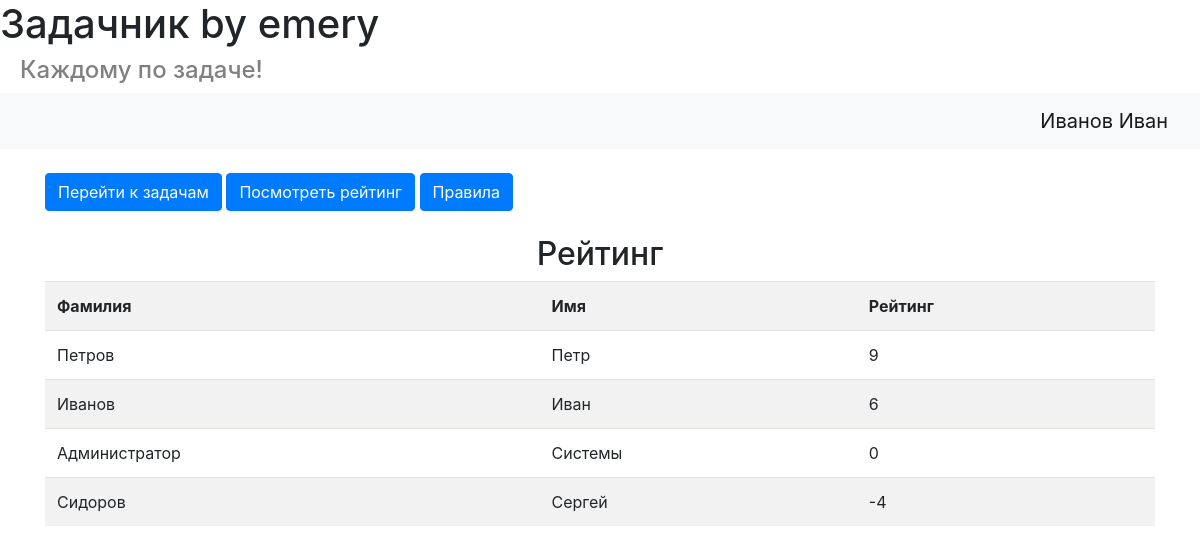
/show_rating (signed in), run on the app's committed database.
### data/users.py (models this page shows, shortened)
class User(SqlAlchemyBase, UserMixin, SerializerMixin):
    __tablename__ = 'users'
    id = sqlalchemy.Column(sqlalchemy.Integer, primary_key=True, autoincrement=True)
    surname = sqlalchemy.Column(sqlalchemy.String)
    name = sqlalchemy.Column(sqlalchemy.String)
    email = sqlalchemy.Column(sqlalchemy.String, index=True, unique=True, nullable=True)
    hashed_password = sqlalchemy.Column(sqlalchemy.String, nullable=True)
    role = sqlalchemy.Column(sqlalchemy.Integer, default=0) #при регистрации любому пользователю присваевается роль 0
    modified_date = sqlalchemy.Column(sqlalchemy.DateTime, default=datetime.datetime.now)
    rating = sqlalchemy.Column(sqlalchemy.Integer, default=0)
    problems = orm.relation("Problems", secondary="users_to_problems", backref="users")

### data/users_api.py (the view)
@blueprint.route('/show_rating', methods=['GET', 'POST'])
@login_required
def show_rating():
    db_sess = db_session.create_session()
    users = db_sess.query(User).all()
    users.sort(key=lambda x: x.rating, reverse=True)
    return render_template('show_rating.html', title='Rating', users=users, num=len(users))

### data/db_session.py (called while the page is built)
def create_session() -> Session:
    global __factory
    return __factory()

### data/users_api.py (called while the page is built)
def login_required(f): #функция, непозволяющая не авторизованным пользователям смотреть некоторые страницы
    @wraps(f)
    def wrap(*args, **kwargs):
        if current_user.is_authenticated:
            return f(*args, **kwargs)
        else:
            return redirect('/login')
    return wrap

### main.py (called while the page is built)
@login_manager.user_loader
def load_user(user_id):
    db_sess = db_session.create_session()
    return db_sess.query(User).get(user_id)

### templates/show_rating.html
{% extends "base.html" %}
{% block content %}
<div id = "headline2"><h2>Рейтинг</h2></div>
    <table class="table table-striped">
        <tr>
            <th scope="col">Фамилия</th>
            <th scope="col">Имя</th>
            <th scope="col">Рейтинг</th>
        </tr>
    {% for i in range(num) %}
        <tr>
            <td>{{users[i].surname}}</td>
            <td>{{users[i].name}}</td>
            <td>{{users[i].rating}}</td>
        </tr>
    {% endfor %}
    </table>
{% endblock %}

### templates/base.html (shortened to what this page needs)
<!doctype html>
<html lang="en">
<head>
    <link rel="stylesheet"
          href="https://stackpath.bootstrapcdn.com/bootstrap/4.4.1/css/bootstrap.min.css"
>
    <link rel="stylesheet" href="static/css/style.css">
</head>
<body>
<header>
    <h1>Задачник by emery</h1>
    <h4>Каждому по задаче!</h4>
    <nav class="navbar navbar-light bg-light">
        {% if current_user.is_authenticated %}
            <a class="navbar-brand" href="/logout">{{current_user.surname}} {{ current_user.name }}</a>
        {% else %}
        <p>
            <a class="btn btn-primary " href="/register">Зарегистрироваться</a>
            <a class="btn btn-success" href="/login">Войти</a>
        </p>
        {% endif %}
    </nav>
</header>
<main role="main" class="container">
    <br>
    <a class="btn btn-primary " href="/show_problems">Перейти к задачам</a>
    <a class="btn btn-primary " href="/show_rating">Посмотреть рейтинг</a>
    <a class="btn btn-primary " href="/help">Правила</a>
    <br> </br>
    {% block content %}{% endblock %}
</main>
</body>
</html>

### static/css/style.css (style rules this page uses)
h4 { color:grey; padding-left: 20px; }
#headline2 { text-align: center }

### data on the page
User: surname "Иванов", name "Иван", surname "Иванов", name "Иван", rating "6"
User: surname "Петров", name "Петр", rating "9"
User: surname "Администратор", name "Системы", rating "0"
User: surname "Сидоров", name "Сергей", rating "-4"
